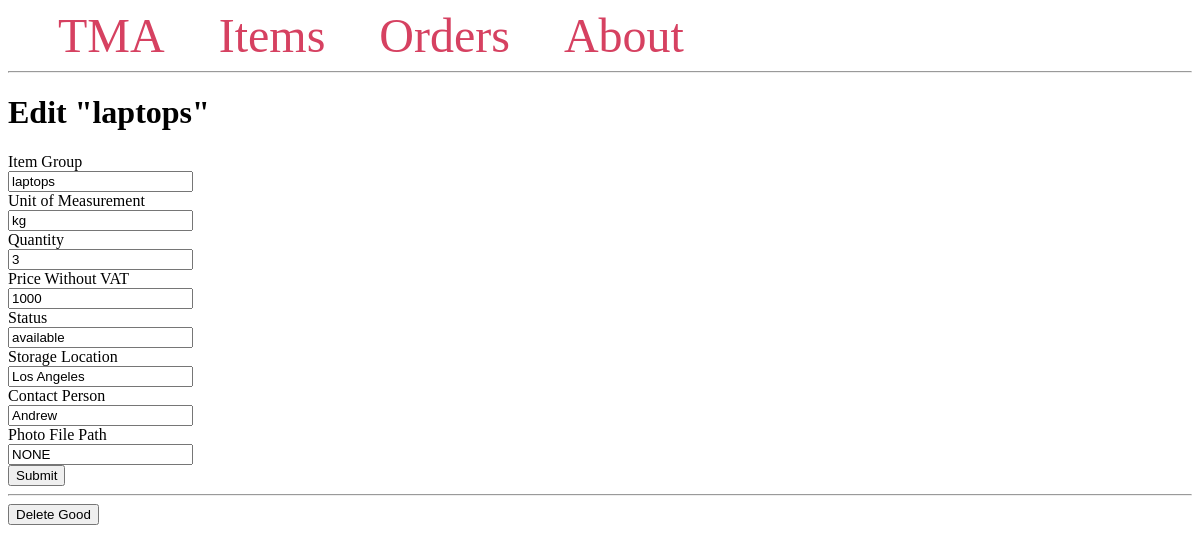
Page /items/edit/1/ on the committed database.
### tables this page shows
CREATE TABLE Items (
    ItemID INTEGER PRIMARY KEY,
    ItemGroup VARCHAR(255) NOT NULL,
    UnitOfMeasurement VARCHAR(255) NOT NULL,
    Quantity INTEGER NOT NULL,
    PriceWithoutVAT DECIMAL(10, 2) NOT NULL,
    Status VARCHAR(255) NOT NULL,
    StorageLocation VARCHAR(255),
    ContactPerson TEXT,
    PhotoFilePath VARCHAR(255)
);

### app.py (the view, shortened to what this page needs)
@app.route('/items/edit/<int:id>/', methods=('GET', 'POST'))
def edit_item(id):
    item = get_items(id)
    return render_template('edit_item.html', item=item)

### app.py (called while the page is built)
def get_db_connection():
    conn = sqlite3.connect('db/database.db')
    conn.row_factory = sqlite3.Row
    return conn

def get_items(good_id):
    conn = get_db_connection()
    good = conn.execute('SELECT * FROM Items WHERE ItemID = ?',
                        (good_id,)).fetchone()
    conn.close()
    if good is None:
        abort(404)
    return good

### templates/edit_item.html
{% extends 'base.html' %}
{% block content %}
    <h1>{% block title %} Edit "{{ item['ItemGroup'] }}" {% endblock %}</h1>
    <form method="post">
        <label for="ItemGroup">Item Group</label>
        <br>
        <input type="text" name="item_group"
               placeholder="Item group"
               value="{{ request.form['item_group'] or item['ItemGroup'] }}"></input>
        <br>
        <label for="UnitOfMeasurement">Unit of Measurement</label>
        <br>
        <input type="text" name="unit_of_measurement"
               placeholder="Unit of measurement"
               value="{{ request.form['unit_of_measurement'] or item['UnitOfMeasurement'] }}"></input>
        <br>
        <label for="Quantity">Quantity</label>
        <br>
        <input type="number" name="quantity"
               placeholder="Quantity"
               value="{{ request.form['quantity'] or item['Quantity'] }}"></input>
        <br>
        <label for="price_without_vat">Price Without VAT</label>
        <br>
        <input type="text" name="price_without_vat"
               placeholder="PriceWithoutVat"
               value="{{ request.form['price_without_vat'] or item['PriceWithoutVAT'] }}"></input>
        <br>
        <label for="Status">Status</label>
        <br>
        <input type="text" name="status"
               placeholder="Status"
               value="{{ request.form['status'] or item['Status'] }}"></input>
        <br>
        <label for="StorageLocation">Storage Location</label>
        <br>
        <input type="text" name="storage_location"
               placeholder="StorageLocation"
               value="{{ request.form['storage_location'] or item['StorageLocation'] }}"></input>
        <br>
        <label for="ContactPerson">Contact Person</label>
        <br>
        <input type="text" name="contact_person"
               placeholder="ContactPerson"
               value="{{ request.form['contact_person'] or item['ContactPerson'] }}"></input>
        <br>
        <label for="PhotoFilePath">Photo File Path</label>
        <br>
        <input type="text" name="photo_file_path"
               placeholder="Photo file path"
               value="{{ request.form['photo_file_path'] or item['PhotoFilePath'] }}"></input>
        <br>
        <button type="submit">Submit</button>
        <hr>
        <form action="{{ url_for('delete_item', id=item['ItemID']) }}" method="POST">
        <input type="submit" value="Delete Good"
                onclick="return confirm('Are you sure you want to delete this good?')">
       </form>
    </form>
{% endblock %}

### rows in the picture
Items: ItemGroup "laptops", item_group "laptops", unit_of_measurement "kg", quantity "3", price_without_vat "1000", status "available", storage_location "Los Angeles", contact_person "Andrew", photo_file_path "NONE"
